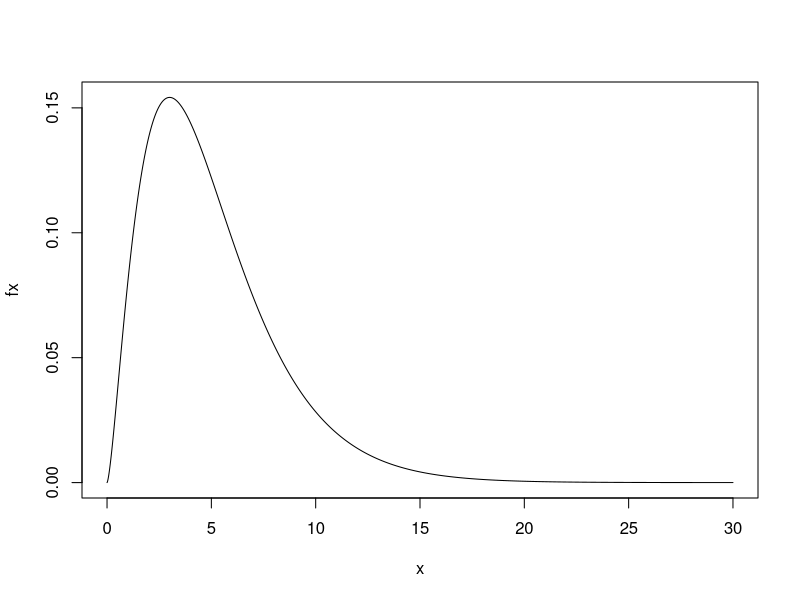
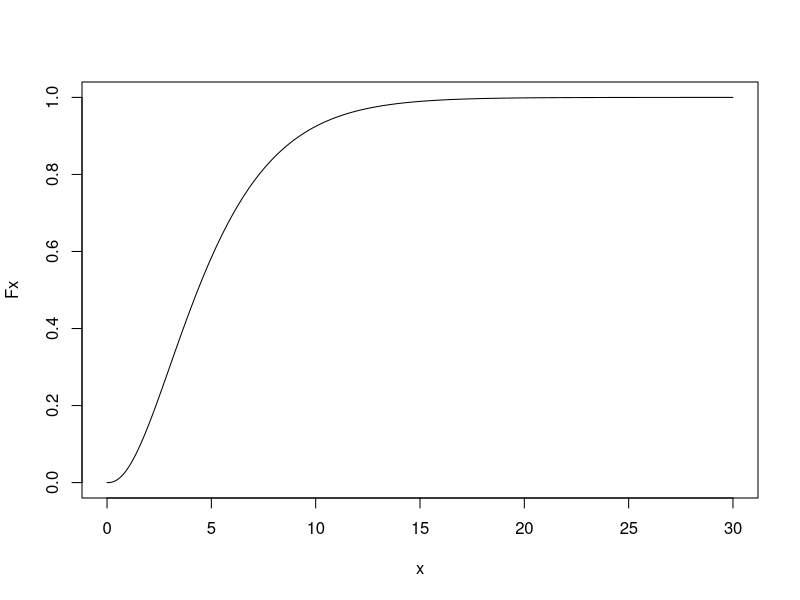
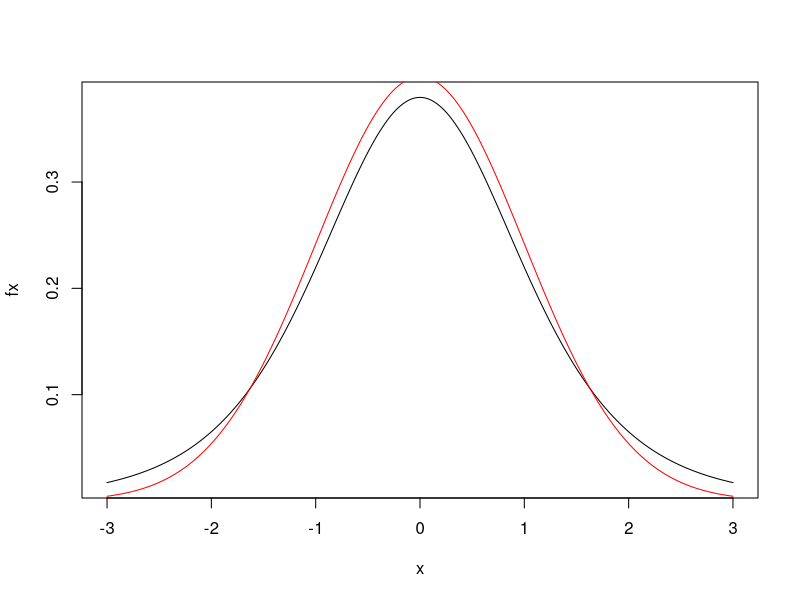
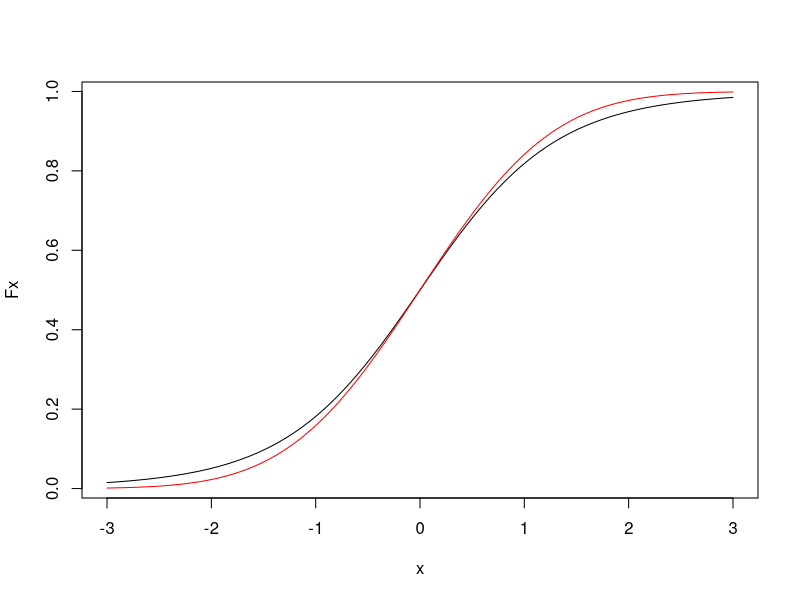
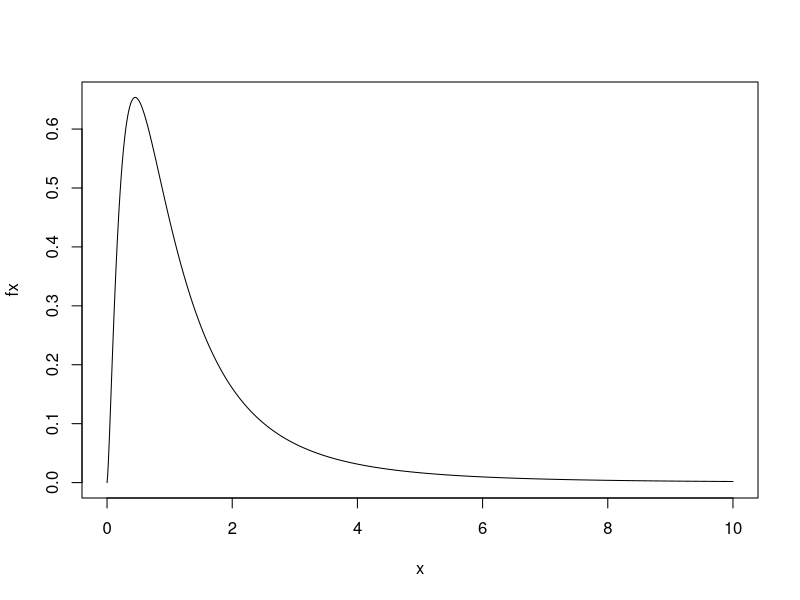
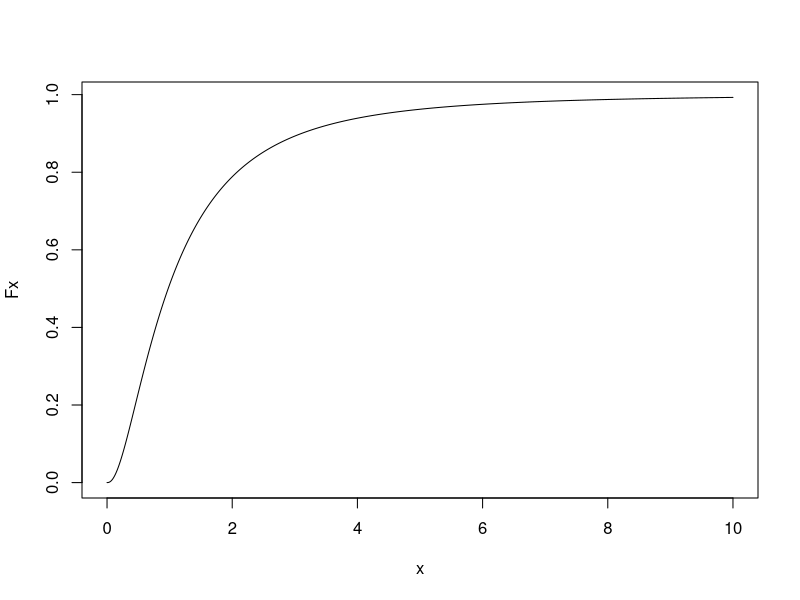
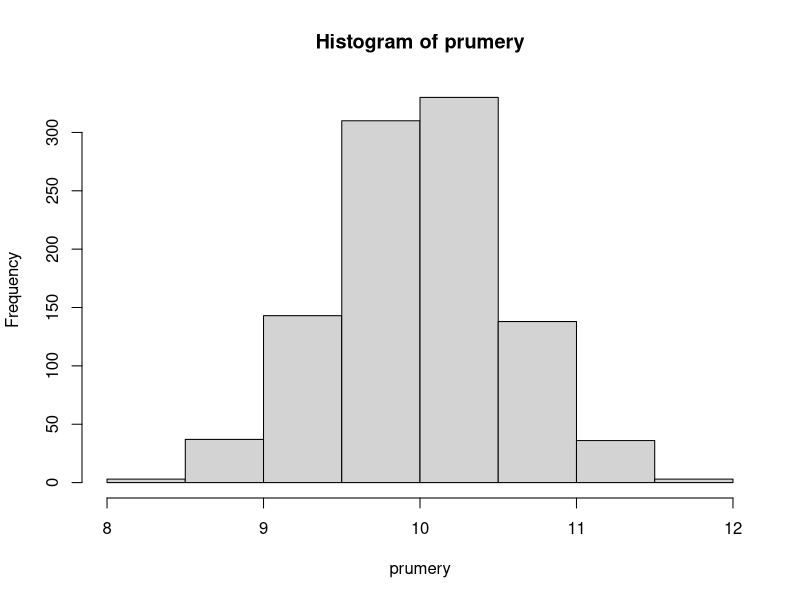
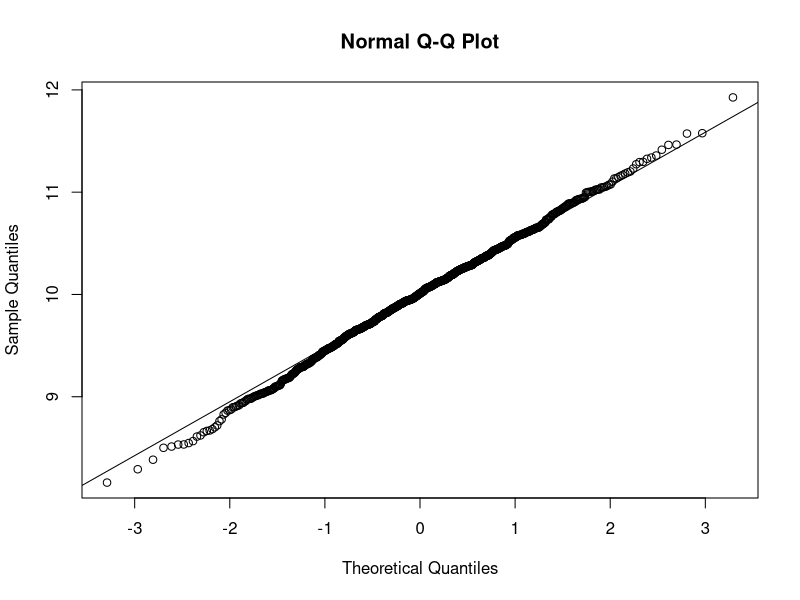

These charts were generated, in order, by the following R code:
# ......................................................................................
# ........................Exercise 8. Selection characteristics ........................
# .....................................Michal Béreš.....................................
# ......................................................................................

# If text does not display correctly, set File \Reopen with Encoding ... to UTF-8 
# Use CTRL + SHIFT + O to display the contents of the script 
# Use CTRL + ENTER to run commands on a single line 

#  Other selected continuous distributions ####
#  
# * $\chi^2$ - Chi-square distribution(Pearns distribution) ####
#  
# - Use: when estimating the standard deviation(using sampling)
#  
# - Has a single parameter - the number of degrees of freedom
#  
# - $\frac{S^2}{\sigma^2}(n-1) \sim \chi^2_{n-1}$
#  
# - $S$ is the sample standard deviation
#  


n =  5 # number of degrees of freedom
x = seq(from = 0, to = 30, by = 0.01) # x-axis
fx = dchisq(x = x, df = n) # chi-quad probability density. distribution

plot(x, fx, type='l')

Fx = pchisq(q = x, df = n) # distrib. fce. chi-kvad. distribution

plot(x, Fx, type='l')

# * $t$ - Student's distribution ####
#  
# - Application: when estimating the mean without exact knowledge of variance(sampling
# only)
#  
# - $\frac{\bar X - \mu}{S}\sqrt{n} \sim t_{n-1} $
#  
# - $\bar X$ is the sample average
#  
# - $S$ is the sample standard deviation
#  
# - converges to a normalized normal distribution with increasing number of degrees of
# freedom
#  


n =  5 # number of degrees of freedom
x = seq(from = -3, to = 3, by = 0.01) # x-axis
fx = dt(x = x, df = n) # probability density of the student's distribution

plot(x, fx, type='l')

fnorm = dnorm(x, mean=0, sd=1)  # norm values. normal birth
lines(x, fnorm, col="red")      # to the last graph


Fx = pt(q = x, df = n) # probability density of the student's distribution

plot(x, Fx, type='l')

Fnorm = pnorm(x, mean=0, sd=1)  # norm values. normal birth
lines(x, Fnorm, col="red")      # to the last graph


# * $F$ - Fisher-Snedecor distribution ####
#  
# - Used to test stairs of scatter
#  
# - $\frac{S_1^2/\sigma_1^2}{S_2^2/\sigma_2^2} \sim F_{n_1 - 1, n_2 - 1}$
#  


n = 5  # number of degrees of freedom selection. 1
m = 6  # number of degrees of freedom selection. 2
x = seq(from = 0, to = 10, by = 0.01) # x-axis
fx = df(x = x, df1 = n, df2 = m) # chi-quad probability density. distribution

plot(x, fx, type='l')

Fx = pf(q = x, df1 = n, df2 = m) # chi-quad probability density. distribution

plot(x, Fx, type='l')

#  How does the average of the values from the normal distribution behave? ####
#  
# The function **rnorm(n, mean, sd)** generates **n** values from the normal
# distribution with themeanvalue **mean** and the standard deviation **sd**.
#  


vel_nah_vyberu = 30
mu = 10
sigma = 3
nah_vyber = rnorm(n=vel_nah_vyberu, mean=mu, sd=sigma) 
nah_vyber

mean(nah_vyber)
sd(nah_vyber)

# ** Random variable: average of values ####
#  


poc_vyberu = 1000
prumery = numeric(poc_vyberu) # numeric produces vector 0
smer_odchylky = numeric(poc_vyberu)
for(i in 1:poc_vyberu){
  nah_vyber = rnorm(n=vel_nah_vyberu,mean=mu,sd=sigma)
  prumery[i] = mean(nah_vyber)
  smer_odchylky[i] = sd(nah_vyber)
}

hist(prumery)

qqnorm(prumery)
qqline(prumery)

mean(prumery)
sd(prumery)
sigma/sqrt(vel_nah_vyberu)

#  How does the average of values from the uniform distribution behave? ####
#  
# The function **runif(n, min, max)** generates **n** values from the uniform
# distribution U(**min, max**).
#  


vel_nah_vyberu = 30
a = 1
b = 7
nah_vyber=runif(n=vel_nah_vyberu, min=a, max=b)
# nah_vyber


hist(nah_vyber)
qqnorm(nah_vyber)
qqline(nah_vyber)

mu = (a+b)/2
mu
mean(nah_vyber)
sigma = sqrt((b-a)^2/12)
sigma
sd(nah_vyber)

# ** Random variable: average of values ####
#  


poc_vyberu = 1000
prumery = numeric(poc_vyberu)
smer_odchylky = numeric(poc_vyberu)
for(i in 1:poc_vyberu){
  nah_vyber = runif(n=vel_nah_vyberu, min=a, max=b)
  prumery[i] = mean(nah_vyber)
  smer_odchylky[i] = sd(nah_vyber)
}

hist(prumery)

qqnorm(prumery)
qqline(prumery)

mean(prumery)
sd(prumery)
sigma/sqrt(vel_nah_vyberu)

#  Examples ####
#  
# * Example 1. ####
#  
# The load on an aircraft with 64 seats shall not exceed 6,000 kg. What is the
# probability that this value will be exceeded at full occupancy if the passenger mass
# has a mean value of 90 kg and a standard deviation of 10 kg?
#  


# X... weight 64 passengers
# X~N(64 * 90; 64 * 100)
# P(X>6000)=1 - F(6000)

1 - pnorm(q=6000, mean=64*90, sd=sqrt(64*100))

# * Example 2. ####
#  
# The consignment contains 300 products of a certain type. It is known that the
# probability of making a defective product of this type is 0.04.
#  
# ** a) ####
#  
# Estimate the probability that the absolute deviation of the proportion of defective
# products in the consignment from the probability of producing a defective product will
# be less than 1%.
#  


# X=(p - π)/sqrt(π*(1 - π)) * sqrt(n) ∼ N(0, 1)
# P(-0.01/sqrt(π*(1 - π)) * sqrt(n)<X<0.01/sqrt(π*(1 - π)) * sqrt(n))
pi = 0.04
n = 300
bound = 0.01/sqrt(pi*(1-pi))*sqrt(n)
pnorm(q=bound, mean=0, sd=1) - pnorm(q=-bound, mean=0, sd=1)

# ** b) ####
#  
# How will the result change if the shipment contains 3,000 products?
#  


n = 3000
bound = 0.01/sqrt(pi*(1-pi))*sqrt(n)
pnorm(q=bound, mean=0, sd=1) - pnorm(q=-bound, mean=0, sd=1)

# * Example 3. ####
#  
# Passengers regularly travel to and from public transport. It is known that the waiting
# time for the arrival of public transport ranges from 0 to 3 minutes. What is the
# probability that the total waiting time for an employee to arrive by public transport
# in 23 working days will be less than 80 minutes?
#  


# Y... time of the i-th waiting for public transport
# y~R(0; 3)
# X... total waiting time in 23 days(round trip ⇒ 46 waiting)
# X~N(46 * EY; 46 * DY)
# P(X<80)

a = 0
b = 3
n = 46
EY = (a+b)/2
DY = (b-a)^2/12

pnorm(q=80, mean=n*EY, sd=sqrt(n*DY))

# * Example 4. ####
#  
# Assume that the average electricity consumption of households in a given city in
# January is 120 kWh and the standard deviation of consumption is 100 kWh. Determine the
# probability that the average consumption of 100 randomly selected households will be
# greater than 140 kWh.
#  


# Xi... consumption of the i-th household
# X... average consumption of 100 households
# X~N(EXi; Dxi/n)
# P(X>140)

EXi = 120
DXi = 100^2
n = 100
1 - pnorm(q=140, mean=EXi, sd=sqrt(DXi/n))

# * Example 5. ####
#  
# The Acme Battery Company has developed a new type of mobile phone battery. On average,
# batteries last 60 minutes on a single charge. The standard deviation of this time is 4
# minutes. Assume that the production department runs a quality control test after 6
# months. They performed two random selections with a range of 10 batteries and in both
# found a standard deviation of battery life greater than 6 minutes. How likely were
# they to expect such a result?
#  


# X=(n - 1) S ^ 2/σ ^ 2
# X ∼ χ_n-1
# P(S>6)=P(X>...)

n = 10
S_obs = 6
sigma = 4
X_obs = (n - 1)*S_obs^2/sigma^2

P_jedno_mereni = 1 - pchisq(q=X_obs, df=n-1)
P_jedno_mereni
P_jedno_mereni^2

# * Example 6. ####
#  
# The mortality tables show a probability of 0.99 that a 35-year-old man will live
# another year. The annual premium for this age group is CZK 2,000, in the event of
# death the insurance company will pay CZK 100,000. What is the probability that the
# profit of 500 insured men aged 35 will be at least CZK 500,000?(Solve in two ways -
# using the binomial distribution and using the binomial distribution approximation by
# the normal distribution.)
#  


# X... number of men out of 500 who won't live to see another year
# X~Bi(500; 0.01)
# Z=500 · 2,000 - X · 100,000
# P(Z ≥ 500,000)=P(X ≤ 5)

pbinom(5, size=500, prob=0.01)

# X~Bi(500; 0.01)~N(500 * 0.01; 500 * 0.01*(1-0.01))
# P(X ≤ 5)~P(X<5.5)(continuity correction)

pnorm(5.5, mean=500*0.01, sd=sqrt(500*0.01*(1-0.01)))

# * Example 7. ####
#  
# Assume that approximately 60% of young men in the population have higher than
# recommended serum cholesterol levels. In a random selection of 200 young men, how
# likely will more than 120 of them have higher than recommended serum cholesterol
# levels?
#  


# X... number of young men out of 200 with higher than recommended serum cholesterol levels
# X ∼ Bi(200; 0.6)
# P(X>120)=1 - P(X ≤ 120)

1 - pbinom(120, size=200, prob=0.6)

# X~N(200 * 0.6; 200 * 0.6(1-0.6)), ie X ≈ N(120; 48)
# 1 - P(X ≤ 120)~1 - P(X<120.5)(continuity correction)

1 - pnorm(120.5, mean=200*0.6, sd=sqrt(200*0.6*(1-0.6)))



